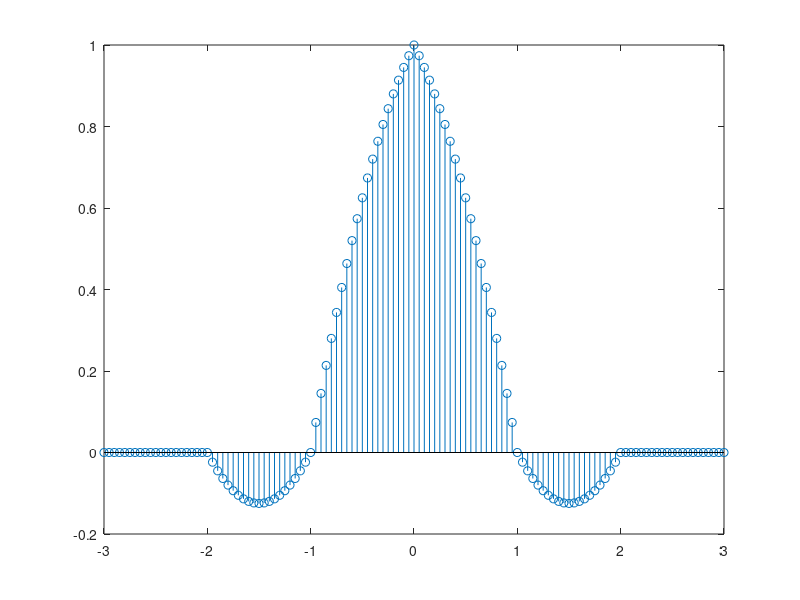

Write the MATLAB code that produced this figure. (Note: this script raises an error after producing the figure.)
%% linear interpolator 
mm = linspace(-1,1,41);

impluse = [ 0 1 0 0 ];

linear_x = zeros(1,41);

u = 0.00;
for i =1:41
    m = floor((i-1)/20)+1;
    linear_x(1,i) = u*impluse(m+1) + (1-u)*impluse(m);
    if (u>0.95)
        u = 0;
    else 
        u = u+0.05;
    end
end
 
stem (mm,linear_x)

%% Second-order polynomial interpolator

Second_order_x = zeros(1,81);
Second_order_mm = linspace(-2,2,81);

impluse = [0 0 1 0 0 0 0];

u = 0;

for i = 1:81
    C0 = ((1-u)*(2-u))/2;
    C_1 = u*(2-u);
    C_2 = -u*(1-u)/2;
    m = floor((i-1)/20)+1;
    Second_order_x(1,i) = C0*impluse(1,m) + C_1*impluse(1,m+1) + C_2*impluse(1,m+2);
    if (u>0.95)
        u = 0;
    else 
        u = u+0.05;
    end
end

stem (Second_order_mm,Second_order_x)

%% Piecewise parabolic interpolator 

Piecewise_parabolic_x = zeros(1,121);
Piecewise_parabolic_mm = linspace(-3,3,121);

impluse = [ 0 0 0 1 0 0 0 0 ];
u = 0;
a = 0.5;

for i = 21:101
    C_1 = -a*u + a*u*u;
    C_0 = 1 + (a-1)*u - a*u*u;
    C_11 = (a+1)*u - a*u*u;
    C_12 = -a*u + a*u*u;
    m = floor((i-1)/20)+1;
    Piecewise_parabolic_x(1,i) = C_1*impluse(1,m-1) + C_0*impluse(1,m) ...
                                + C_11*impluse(1,m+1) + C_12*impluse(m+2);
    if (u>0.95)
        u = 0;
    else 
        u = u+0.05;
    end
end

stem (Piecewise_parabolic_mm,Piecewise_parabolic_x)


%% procedure2

xx1 = zeros(1,39);
xx1(1,1) = 1;

xx2 = zeros(1,79);
xx2(1,1) = 1;

xx3 = zeros(1,79);
xx3(1,1) = 1;

fvtool(linear_x(2:40),xx1);
% fvtool(linear_x,1);

fvtool(Second_order_x(2:80),xx2);
fvtool(Piecewise_parabolic_x(22:100),xx3);
